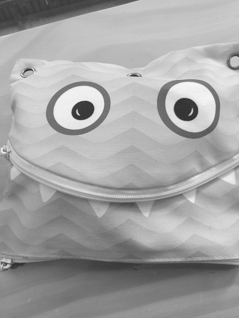
//> input picture 선형수학 실습/code/Ch13/13.3/test1.png, 239 x 318 px
$ ./13-5   (built with g++ and OpenCV 4)
//> lines starting //> are read from the running program, lines starting //| are printed output that depends on the picture; after the words box and inside, x2 and y2 are one past the last pixel; in counts of white or black regions, pixels touching at a corner belong together
//> further down, img_gray is the input picture: 318 rows x 239 cols, CV_8UC1; min 45, max 246, mean 162.8
#include <opencv2/opencv.hpp>


using namespace cv;
using namespace std;


Mat draw_histogram(Mat img)
{

    int hist_h = img.rows;
//> hist_h = 318
    int hist_w = 256;
    Mat img_histogram1( hist_h, hist_w, CV_8UC1, Scalar(0,0,0));


    Mat hist_item;
    int histSize = 256;
    float range[] = { 0, 256 };
    const float* histRange = { range };
    bool uniform = true; bool accumulate = false;

    calcHist(&img, 1, 0, Mat(), hist_item, 1, &histSize, &histRange,
                uniform, accumulate );
//> hist_item = 256 values, max 1500 at index 196, min 0 at index 0, mean 296.9
    normalize(hist_item,hist_item, 0, 255, NORM_MINMAX);
//> hist_item = 256 values, max 255 at index 196, min 0 at index 0, mean 50.47

    for( int i = 1; i < histSize; i++ )
        line(img_histogram1,
            Point(i, hist_h - cvRound(hist_item.at<float>(i))),
            Point(i, hist_h), Scalar(255,255,255));
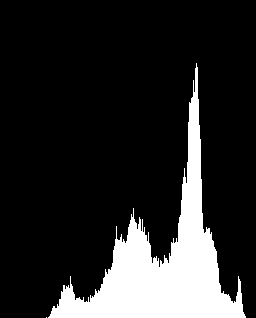
//> img_histogram1: 318 rows x 256 cols, CV_8UC1; 15.9% white; 2 white regions (1 under 20 px), largest, box (x1, y1, x2, y2) and area: (48, 63, 246, 318) 12916


    Mat img_histogram2( hist_h, hist_w, CV_8UC1, Scalar(0,0,0));


    Mat c_hist(hist_item.size(), hist_item.type());
//> c_hist = 256 values from 0 to 0

    c_hist.at<float>(0) = hist_item.at<float>(0);
    for(int i = 1; i < hist_item.rows; ++i)
        c_hist.at<float>(i) = hist_item.at<float>(i)
                    + c_hist.at<float>(i-1);
//> after the loop, c_hist = 256 values from 0 to 12920.3

    normalize(c_hist,c_hist, 0, 255, NORM_MINMAX);
//> c_hist = 256 values from 0 to 255

    vector<Point> contour;

    for( int i = 1; i < histSize; ++i)
    {
        contour.clear();
        contour.push_back(Point(i, hist_h - cvRound(c_hist.at<float>(i))));
        contour.push_back(Point((i-1), hist_h - cvRound(c_hist.at<float>(i-1))));

        const Point *pts = (const cv::Point*) Mat(contour).data;
        int npts = Mat(contour).rows;

        polylines(img_histogram2, &pts, &npts, 1, true, Scalar(255,255,255));
    }
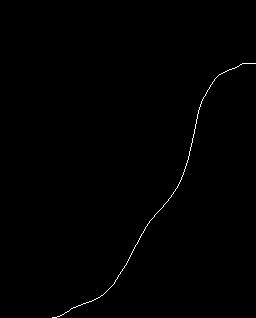
//> img_histogram2: 318 rows x 256 cols, CV_8UC1; 0.38% white in thin lines or dots, all inside (x1, y1, x2, y2) = (52, 63, 256, 318)
//> after the loop, contour = 2 Points (x, y): [255, 63], [254, 63]


    Mat result;
    hconcat(img_histogram1, img_histogram2, result);
//> result: 318 rows x 512 cols, CV_8UC1; 8.1% white; 3 white regions (1 under 20 px), largest, box (x1, y1, x2, y2) and area: (48, 63, 246, 318) 12916, (308, 63, 512, 318) 308

    return result;

}


int main()
{

    Mat img_gray = imread("test1.png", IMREAD_GRAYSCALE);


    Mat img_histo1 = draw_histogram(img_gray);
    Mat result1;
    hconcat(img_gray, img_histo1, result1);
    imshow("result1", result1);


    Mat img_equ;
    equalizeHist(img_gray, img_equ);
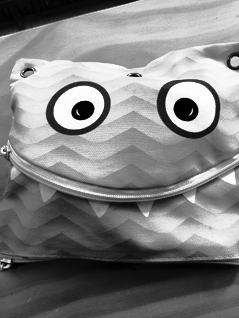
//> img_equ: 318 rows x 239 cols, CV_8UC1; min 0, max 255, mean 128.6
    Mat img_histo2 = draw_histogram(img_equ);
//> in draw_histogram (call 2), `calcHist(&img, 1, 0, Mat(), hist_item, 1, &histSize, &histRange, unifo..`: hist_item = 256 values, max 1500 at index 197, min 0 at index 36, mean 296.9
//> in draw_histogram (call 2), `normalize(hist_item,hist_item, 0, 255, NORM_MINMAX);`: hist_item = 256 values, max 255 at index 197, min 0 at index 36, mean 50.47
//> after the loop in draw_histogram (call 2), `for( int i = 1; i < histSize; i++ )`:
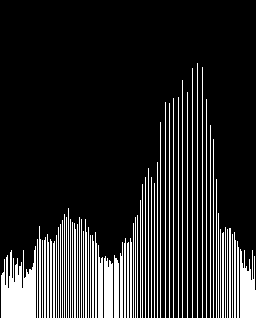
//> img_histogram1: 318 rows x 256 cols, CV_8UC1; 15.8% white; 68 white regions, largest, box (x1, y1, x2, y2) and area: (1, 246, 36, 318) 1772, (240, 249, 256, 318) 848, (104, 256, 113, 318) 514
//> in draw_histogram (call 2), `c_hist.at<float>(0) = hist_item.at<float>(0);`: c_hist = 256 values, max 25.5 at index 0, min 0 at index 1, mean 0.0996
//> after the loop in draw_histogram (call 2), `for(int i = 1; i < hist_item.rows; ++i)`: c_hist = 256 values from 25.5 to 12920.3
//> in draw_histogram (call 2), `normalize(c_hist,c_hist, 0, 255, NORM_MINMAX);`: c_hist = 256 values from 0 to 255
//> after the loop in draw_histogram (call 2), `for( int i = 1; i < histSize; ++i)`:
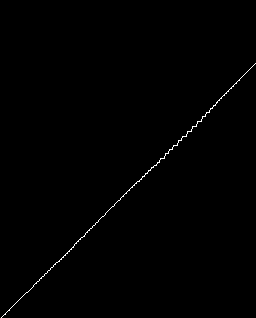
//> img_histogram2: 318 rows x 256 cols, CV_8UC1; 0.44% white in thin lines or dots, all inside (x1, y1, x2, y2) = (1, 63, 256, 318)
//> after the loop in draw_histogram (call 2), `for( int i = 1; i < histSize; ++i)`: contour = 2 Points (x, y): [255, 63], [254, 64]
//> in draw_histogram (call 2), `hconcat(img_histogram1, img_histogram2, result);`:
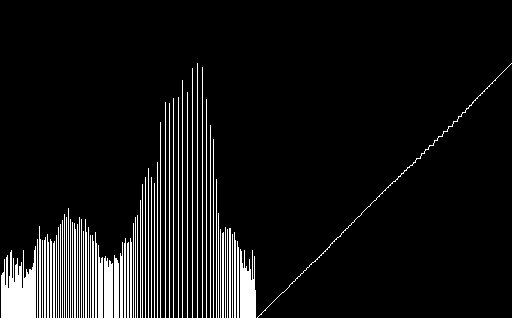
//> result: 318 rows x 512 cols, CV_8UC1; 8.1% white; 69 white regions, largest, box (x1, y1, x2, y2) and area: (1, 246, 36, 318) 1772, (240, 249, 256, 318) 848, (104, 256, 113, 318) 514
    Mat result2;
    hconcat(img_equ, img_histo2, result2);
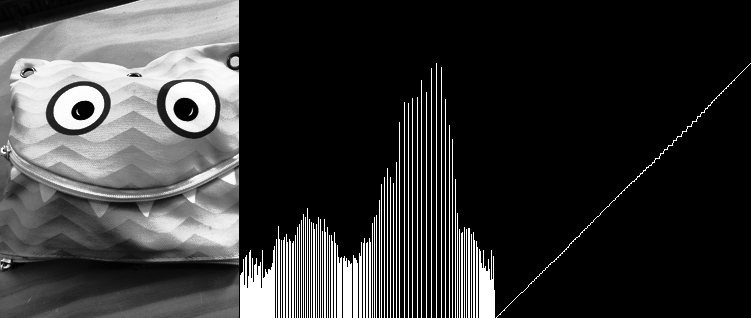
//> result2: 318 rows x 751 cols, CV_8UC1; min 0, max 255, mean 55.1
    imshow("result2", result2);

    waitKey(0);

    return 0;
}

$ run again, with 선형수학 실습/code/Ch13/13.3/test3.png copied over 선형수학 실습/code/Ch13/13.3/test1.png
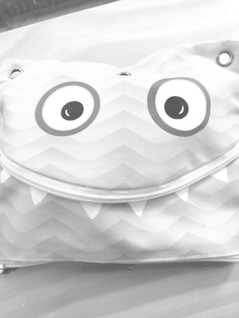
//> input picture 선형수학 실습/code/Ch13/13.3/test3.png, 239 x 318 px
//> img_gray is the input picture: 318 rows x 239 cols, CV_8UC1; min 84, max 255, mean 210.9
//> in draw_histogram, `calcHist(&img, 1, 0, Mat(), hist_item, 1, &histSize, &histRange, unifo..`: hist_item = 256 values, max 2464 at index 255, min 0 at index 0, mean 296.9
//> in draw_histogram, `normalize(hist_item,hist_item, 0, 255, NORM_MINMAX);`: hist_item = 256 values, max 255 at index 255, min 0 at index 0, mean 30.72
//> after the loop in draw_histogram, `for( int i = 1; i < histSize; i++ )`:
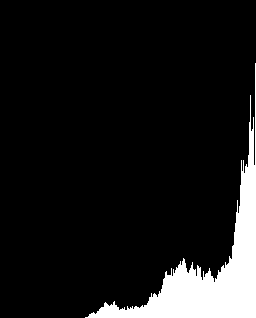
//> img_histogram1: 318 rows x 256 cols, CV_8UC1; 9.7% white; 1 white region, box (x1, y1, x2, y2) and area: (85, 63, 256, 318) 7861
//> after the loop in draw_histogram, `for(int i = 1; i < hist_item.rows; ++i)`: c_hist = 256 values from 0 to 7865.5
//> in draw_histogram, `normalize(c_hist,c_hist, 0, 255, NORM_MINMAX);`: c_hist = 256 values from 0 to 255
//> after the loop in draw_histogram, `for( int i = 1; i < histSize; ++i)`: contour = 2 Points (x, y): [255, 63], [254, 71]
//> result: 318 rows x 512 cols, CV_8UC1; 5% white; 2 white regions, box (x1, y1, x2, y2) and area: (85, 63, 256, 318) 7861, (347, 63, 512, 318) 295
//> result: 318 rows x 512 cols, CV_8UC1; 5.1% white in thin lines or dots, all inside (x1, y1, x2, y2) = (1, 63, 512, 318)
//> `hconcat(img_equ, img_histo2, result2);`:
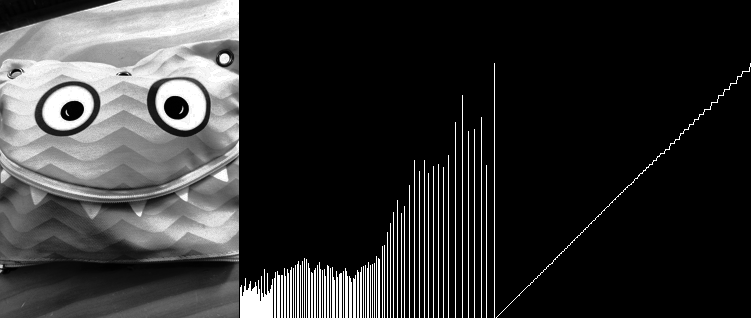
//> result2: 318 rows x 751 cols, CV_8UC1; min 0, max 255, mean 49.9
